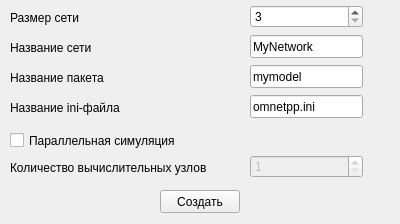
<?xml version="1.0" encoding="UTF-8"?>
<ui version="4.0">
 <class>MainWindow</class>
 <widget class="QMainWindow" name="MainWindow">
  <property name="geometry">
   <rect>
    <x>0</x>
    <y>0</y>
    <width>400</width>
    <height>224</height>
   </rect>
  </property>
  <property name="windowTitle">
   <string>NetworkBuilder</string>
  </property>
  <widget class="QWidget" name="centralWidget">
   <widget class="QLabel" name="labelSize">
    <property name="geometry">
     <rect>
      <x>10</x>
      <y>10</y>
      <width>160</width>
      <height>16</height>
     </rect>
    </property>
    <property name="text">
     <string>Размер сети</string>
    </property>
   </widget>
   <widget class="QSpinBox" name="spinBoxSize">
    <property name="geometry">
     <rect>
      <x>250</x>
      <y>5</y>
      <width>113</width>
      <height>23</height>
     </rect>
    </property>
    <property name="minimum">
     <number>3</number>
    </property>
    <property name="maximum">
     <number>1000</number>
    </property>
   </widget>
   <widget class="QLabel" name="labelNetworkName">
    <property name="geometry">
     <rect>
      <x>10</x>
      <y>40</y>
      <width>111</width>
      <height>16</height>
     </rect>
    </property>
    <property name="text">
     <string>Название сети</string>
    </property>
   </widget>
   <widget class="QLineEdit" name="lineEditNetworkName">
    <property name="geometry">
     <rect>
      <x>250</x>
      <y>35</y>
      <width>113</width>
      <height>23</height>
     </rect>
    </property>
    <property name="text">
     <string>MyNetwork</string>
    </property>
   </widget>
   <widget class="QLabel" name="labelPackageName_2">
    <property name="geometry">
     <rect>
      <x>10</x>
      <y>70</y>
      <width>121</width>
      <height>16</height>
     </rect>
    </property>
    <property name="text">
     <string>Название пакета</string>
    </property>
   </widget>
   <widget class="QLineEdit" name="lineEditPackageName">
    <property name="geometry">
     <rect>
      <x>250</x>
      <y>65</y>
      <width>113</width>
      <height>23</height>
     </rect>
    </property>
    <property name="text">
     <string>mymodel</string>
    </property>
   </widget>
   <widget class="QLabel" name="labelIniFileName">
    <property name="geometry">
     <rect>
      <x>10</x>
      <y>100</y>
      <width>141</width>
      <height>16</height>
     </rect>
    </property>
    <property name="text">
     <string>Название ini-файла</string>
    </property>
   </widget>
   <widget class="QLineEdit" name="lineEditIniFileName">
    <property name="geometry">
     <rect>
      <x>250</x>
      <y>95</y>
      <width>113</width>
      <height>23</height>
     </rect>
    </property>
    <property name="text">
     <string>omnetpp.ini</string>
    </property>
   </widget>
   <widget class="QCheckBox" name="checkBoxParsim">
    <property name="geometry">
     <rect>
      <x>10</x>
      <y>130</y>
      <width>191</width>
      <height>21</height>
     </rect>
    </property>
    <property name="text">
     <string>Параллельная симуляция</string>
    </property>
   </widget>
   <widget class="QLabel" name="labelNodeCount">
    <property name="geometry">
     <rect>
      <x>10</x>
      <y>160</y>
      <width>231</width>
      <height>16</height>
     </rect>
    </property>
    <property name="text">
     <string>Количество вычислительных узлов</string>
    </property>
   </widget>
   <widget class="QSpinBox" name="spinBoxNodesCount">
    <property name="enabled">
     <bool>false</bool>
    </property>
    <property name="geometry">
     <rect>
      <x>250</x>
      <y>155</y>
      <width>113</width>
      <height>23</height>
     </rect>
    </property>
    <property name="minimum">
     <number>1</number>
    </property>
    <property name="maximum">
     <number>1000</number>
    </property>
   </widget>
   <widget class="QPushButton" name="pushButtonCreate">
    <property name="geometry">
     <rect>
      <x>160</x>
      <y>190</y>
      <width>80</width>
      <height>23</height>
     </rect>
    </property>
    <property name="text">
     <string>Создать</string>
    </property>
   </widget>
  </widget>
 </widget>
 <layoutdefault spacing="6" margin="11"/>
 <resources/>
 <connections/>
</ui>
